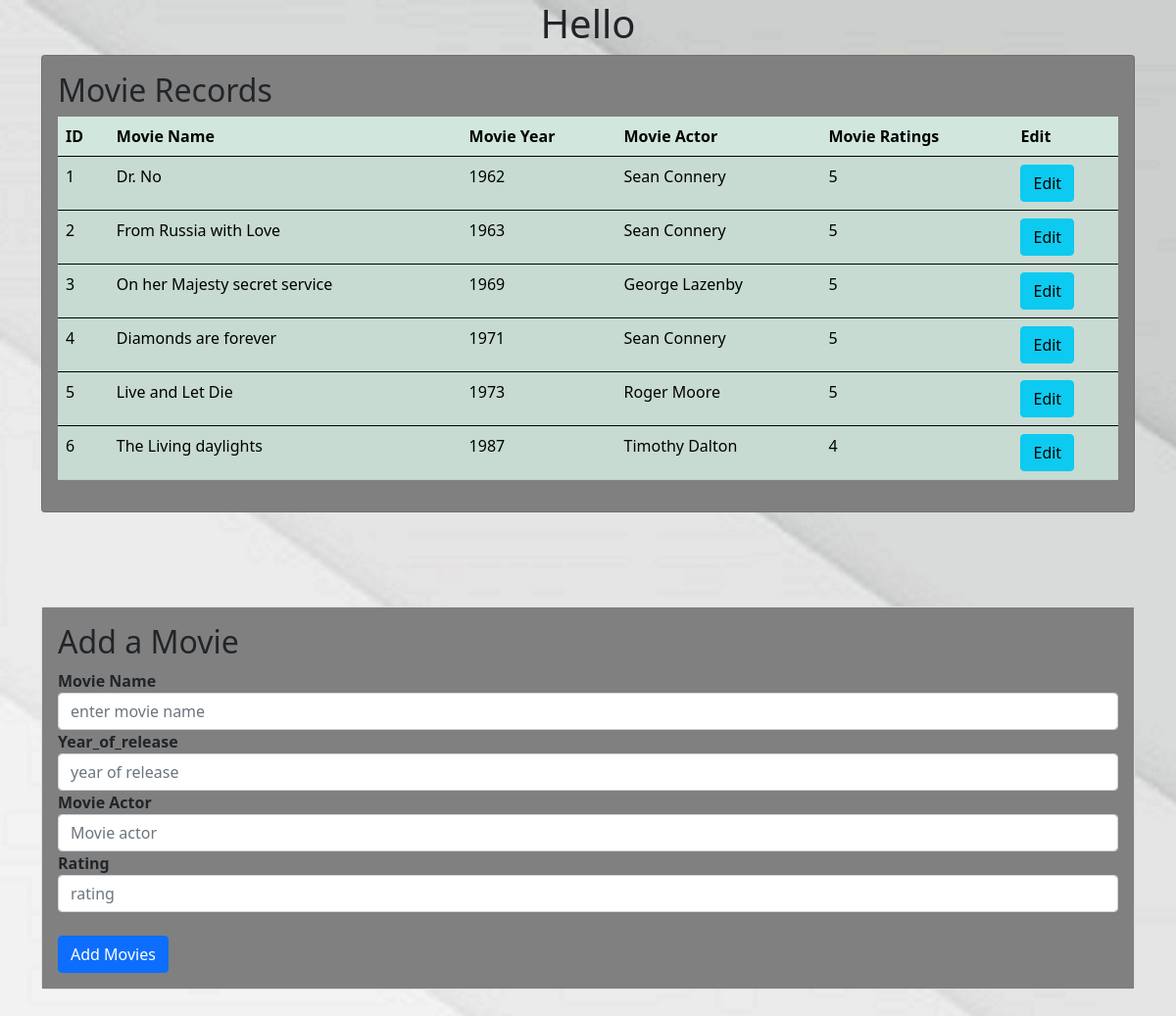
The app's page /movies.php with its own data.
### tables this page shows
CREATE TABLE `movies` (
  `movie_id` int(11) NOT NULL,
  `movie_name` varchar(100) NOT NULL,
  `movie_year` int(11) DEFAULT NULL,
  `movie_actor` varchar(100) DEFAULT NULL,
  `movie_ratings` int(11) DEFAULT NULL
);

### connect.php (called while the page is built, shortened)
<?php
class Dbh {
    public function connect(){
        $this->con = mysqli_connect("localhost","testuser","testpassword","testdb");
        if(!$this->con)
           {
                echo 'Database Connection Error ' . mysqli_connect_error($this->con);
           }
        else{
            return $this->con;
        }
    }
        public function displayRecord(){
            $sql = "SELECT * FROM movies ORDER BY movie_year";
            $coon = $this->connect();
            $result= mysqli_query($coon,$sql);
            if($result->num_rows>0){
                while($row=$result->fetch_assoc()){
                    $data[]=$row;
                }
            return $data;
            }
        }
    }
?>

### movies.php (the view, shortened to what this page needs)
<?php
include 'connect.php';
$obj = new Dbh;
?>
<!DOCTYPE html>
<html lang="en">
<head>
    <link href="https://cdn.jsdelivr.net/npm/bootstrap@5.0.0-beta1/dist/css/bootstrap.min.css" rel="stylesheet">
</head>
<body style="background-image:url(img4.jpg); background-repeat: no-repeat">
    <h1 style="text-align: center;">Hello  <?php echo $userr;   ?></h1>
    <div class="container">
        <div class = "jumbotron">
            <div class="card" style="background-color:grey">
                <div class="card-body">
                   <h2>Movie Records</h2>
                    <?php
                    $data = $obj->displayRecord();
                    $sno=1;?>
                <table class="table table-success table-striped">
                    <thead>
                        <tr>
                        <th scope="col">ID</th>
                        <th scope="col">Movie Name</th>
                        <th scope="col">Movie Year</th>
                        <th scope="col">Movie Actor</th>
                        <th scope="col">Movie Ratings</th>
                        <th scope="col">Edit</th>
                        </tr>
                    </thead>
                    <?php
                    if (is_array($data) || is_object($data))
                    {
                    foreach ($data as $value) {
                        ?>
                    <tbody>
                        <tr>
                        <td><?php echo $sno++; ?></td>
                        <td><?php echo $value['movie_name'];?> </td>
                        <td><?php echo $value['movie_year'];?> </td>
                        <td><?php echo $value['movie_actor'];?> </td>
                        <td><?php echo $value['movie_ratings'];?> </td>
                        <td>
                            <a href ="movies.php?editid=<?php echo $value['movie_id']; ?>" name ="edit" class="btn btn-info">Edit</a>
                        </td>
                        </tr>
                    </tbody>
                    <?php
                    }
                }
                else{
                    echo "no record";
                }
                    ?>
                    </table>
                </div>
            </div><br><br>
<br>
<br>
            <div class="card">
            <div class="card-body" style="background-color:grey">
            <h2>Add a Movie</h2>
        <form action="movies.php" method="post">
        <div class="form-group">
            <label><b>Movie Name</b></label>
            <input type="text" name="name" placeholder="enter movie name" class="form-control" required>
        </div>
        <div class="form-group">
            <label><b>Year_of_release</b></label>
            <input type="text" name="yof" placeholder="year of release" class="form-control" required>
        </div>
        <div class="form-group">
            <label><b>Movie Actor</b></label>
            <input type="text" name="actor" placeholder="Movie actor" class="form-control" required>
        </div>
        <div class="form-group">
            <label><b>Rating</b></label>
            <input type="number" name="rating" placeholder="rating" class="form-control"  min="1" max="5" required>
        </div>
        <br>
        <div class="form-group">
            <button type="submit" name="submit" value="Submit" class="btn btn-primary" >Add Movies</button>
        </div>
    </form>
    </div>
    </div>
    </div><br><br>
</body>
</html>

### records on screen
movies: movie_name "Dr. No", movie_year "1962", movie_actor "Sean Connery", movie_ratings "5"
movies: movie_name "From Russia with Love", movie_year "1963", movie_actor "Sean Connery", movie_ratings "5"
movies: movie_name "On her Majesty secret service", movie_year "1969", movie_actor "George Lazenby", movie_ratings "5"
movies: movie_name "Diamonds are forever", movie_year "1971", movie_actor "Sean Connery", movie_ratings "5"
movies: movie_name "Live and Let Die", movie_year "1973", movie_actor "Roger Moore", movie_ratings "5"
movies: movie_name "The Living daylights", movie_year "1987", movie_actor "Timothy Dalton", movie_ratings "4"
